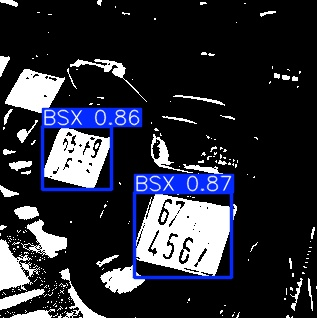
#> input picture runs/detect/predict/image0.jpg, 317 x 318 px
$ python -i preprocess_input.py   (imports and definitions only)   (older library calls are emulated)
#> lines starting #> are read from the running program, lines starting #| are printed output that depends on the picture
import os
import re
import cv2
import matplotlib.pyplot as plt
import numpy as npnp

class preprocess_input:
    def __init__ (self, image):
        self.image = image

    # [71 lines left out: functions check_sharpness, sharpen_image, check_noise, denoise_gaussian, angle_of_rotation, rotate_image_to_horizontal and 1 more, not called in this run]

    def preprocess_image(image):
        sharpness_value = check_sharpness(image)
        noise_value = check_noise(image)
        brightness_value = check_brightness(image)
        angle = angle_of_rotation(image)

        if sharpness_value < 70:
            print("Ảnh mờ, cần làm sắc nét.")
            sharpened_img = sharpen_image(image)
        if noise_value > 1000:
            print("Ảnh có nhiễu, cần giảm nhiễu.")
            img_denoised = denoise_gaussian(image)
        if angle != None:
            print("Ảnh cần xoay")
            rotated_img = rotate_image_to_horizontal(image, 90-angle)

>>> import cv2
>>> picture = cv2.imread('../../runs/detect/predict/image0.jpg', cv2.IMREAD_GRAYSCALE)
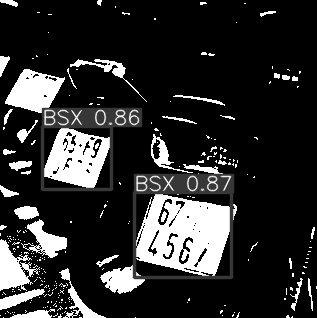
#> picture: shape (318, 317); min 0, max 255, mean 45.8
#> (the run stopped early here; a loop or call above may not have finished)
